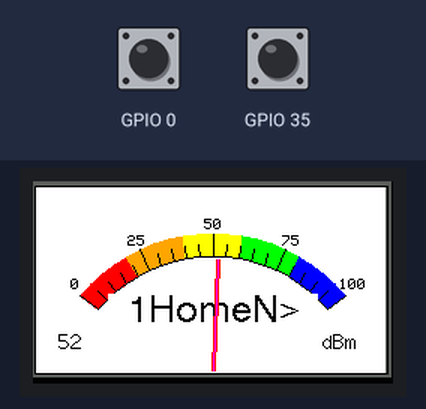
Recording of a sketch running on a simulated ESP32. Parts: 240×135 colour display. Inputs (shaded band) come from the test bench; at power-on: GPIO 35 HIGH, GPIO 0 HIGH. A WiFi scan finds three made-up networks; what the sketch prints to the serial monitor is not drawn.

Above: at 2.8 s.
2.9 s: GPIO 35 pulled LOW for 0.15 s
At 5.1 s:
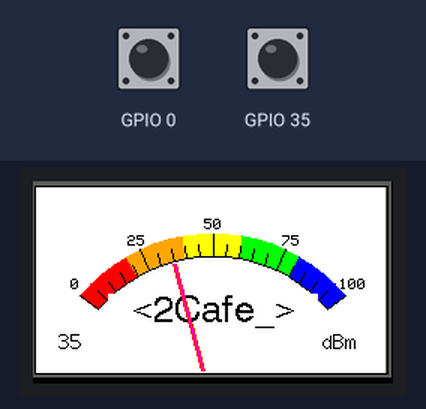
5.6 s: GPIO 35 pulled LOW for 0.15 s
At 6.5 s:
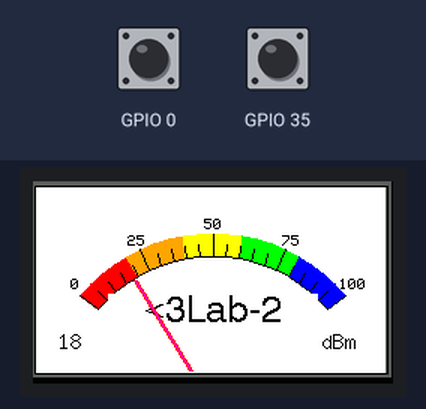
7.6 s: GPIO 0 pulled LOW for 0.15 s
At 9.2 s:
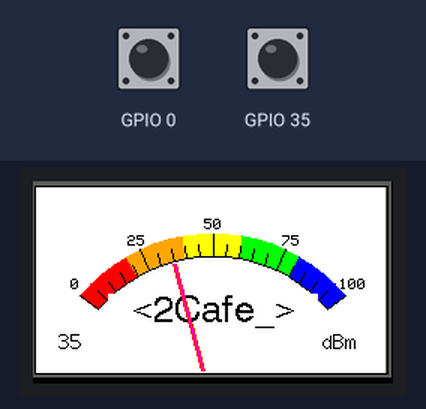
Timing chart, 0 to 10.7 s (numbered marks = the images above; inputs shaded):
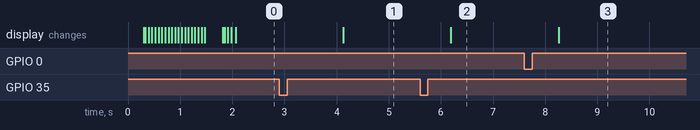

Measured:
- after the input at 2.9 s, the display: changes after 1.2 s (image 1)
- after the input at 5.6 s, the display: changes after 0.59 s (image 2)
- after the input at 7.6 s, the display: changes after 0.66 s (image 3)

The sketch:

WiFiNetworkAnalyzer.ino
```cpp
/*
This code is written by Devbrat Raghuvanshi for TTGO T-Display module.
libraries used apart from ESP32 board is given below.
https://github.com/Bodmer/TFT_eSPI // to controle onboard LCD display
https://github.com/LennartHennigs/Button2 // to controle onboard given button PIN 0 and PIN 35 as navigation

Note: I was faceing some issued with Button2 and wifi libraries so I used multithreading solve the problem.
*/

// Define meter size
#define M_SIZE 1
#include <TFT_eSPI.h> // Hardware-specific library
#include <SPI.h>
#include "WiFi.h"
#include "Button2.h";
Button2 buttonA = Button2(0);
Button2 buttonB = Button2(35);

TaskHandle_t TaskScan; //task1
TaskHandle_t TaskDisplay; // task2

typedef struct {
   byte  index;
   String ssid;
   int16_t  rssi;
} Network;
const byte networkCount = 10;
Network networks[networkCount];
bool isScanComplete = false;

String SSID_NAME= "";
int16_t SSID_Index= 0;
int16_t SSID_Count= 0;
int16_t Strenth = -100;

TFT_eSPI tft = TFT_eSPI();       // Invoke custom library

#define TFT_GREY 0x5AEB
#define TFT_ORANGE      0xFD20      /* 255, 165,   0 */
float ltx = 0;    // Saved x coord of bottom of needle
uint16_t osx = M_SIZE*120, osy = M_SIZE*120; // Saved x & y coords
uint32_t updateTime = 0;       // time for next update
int old_analog =  0; // Value last displayed


void setup(void) {

Serial.begin(115200); // For debug

/* Function to implement the task *//* Name of the task *//* Stack size in words *//* Task input parameter *//* Priority of the task *//* Task handle. *//* Core where the task should run */
xTaskCreatePinnedToCore(TaskScanNetwork,"Task1",10000,NULL, 0,&TaskScan,0);
xTaskCreatePinnedToCore(TaskDisplayNetwork,"Task2",10000,NULL,1,&TaskDisplay,1);

}


void TaskScanNetwork( void * parameter) {
  Serial.print("TaskScanNetwork running on core ");
  Serial.println(xPortGetCoreID());
  int n = 0;
  WiFi.mode(WIFI_STA);
  WiFi.disconnect();
  for(;;) {
     SSID_Count = WiFi.scanNetworks();
     isScanComplete = true;
     //Serial.print("SSID_Count");Serial.println(SSID_Count);

      if (SSID_Count <= 0) {
         SSID_NAME = "No Network";
         plotNeedle("",0, 0);
    } else {
      //update network data
      for(n = 0; n < networkCount ; n++  ){
        if(n < SSID_Count){
           networks[n].ssid =  WiFi.SSID(n);
           networks[n].rssi =  WiFi.RSSI(n);
         }else{
            networks[n].ssid =  "--";
            networks[n].rssi =  -100;
          }
        }
        WiFi.scanDelete();
        delay(50);
        updateNetworkInfo();

    }
  }
}

void TaskDisplayNetwork( void * parameter) {
  Serial.print("TaskDisplayNetwork running on core ");
  Serial.println(xPortGetCoreID());

  buttonA.setClickHandler(click);
  buttonB.setClickHandler(click);

  tft.init();
  tft.setRotation(1);
  tft.fillScreen(TFT_BLACK);

  initializeNetworks();
  //getNetworkInfo();
  analogMeter(); // Draw analogue meter
  displaySearching();

  for(;;) {
      buttonA.loop();
      buttonB.loop();
      //getNetworkInfo();
      delay(10);
    }
}

void loop() { }

void click(Button2& btn) {

    if (btn == buttonA) {
      if(SSID_Index > 0){
        SSID_Index = SSID_Index -1;
        }
      Serial.print("A clicked SSID_Index:");Serial.println(SSID_Index);

    } else if (btn == buttonB) {
      if(SSID_Index < networkCount-1){
        SSID_Index = SSID_Index +1;
        }
      Serial.print("B clicked SSID_Index:");Serial.println(SSID_Index);
    }
}

void updateNetworkInfo(){
        //update meter reading
      SSID_Index = SSID_Index >= SSID_Count ? SSID_Count-1:SSID_Index; // reset current index if out of range
      SSID_NAME = networks[SSID_Index].ssid.substring(0, 5);
      SSID_NAME = String(SSID_Index+1)+SSID_NAME;
      SSID_NAME = String(SSID_Index > 0 ? "<":"")+SSID_NAME;
      SSID_NAME = SSID_NAME + String(SSID_Index < SSID_Count-1 ? ">":"");
      Strenth = map(networks[SSID_Index].rssi,-100,0,0,100);
      plotNeedle(SSID_NAME,Strenth, 0);
}
void displaySearching(){
    //fancy code for 3 sec delay  :P
    int d = 0;
    int value[6] = {0, 0, 0, 0, 0, 0};
    SSID_NAME = "Scaning";
    while(!isScanComplete){
        d += 4; if (d >= 360) d = 0;
        value[0] = 50 + 50 * sin((d + 0) * 0.0174532925);
        plotNeedle(SSID_NAME,value[0], 0);
        delay(50);
      }
}
void initializeNetworks(){
  for(int nt = 0; nt < networkCount ; nt++  ){
    networks[nt].index = nt;
    networks[nt].ssid = "network"+String(nt);
    networks[nt].rssi = 0;
    }
  }

  void getNetworkInfo(){

    Serial.println("Networks:");
    Serial.println("=========================================");

    for(int nt = 0; nt < networkCount ; nt++  ){
        Serial.print("Index:");
        Serial.print(networks[nt].index);

        Serial.print("       SSID:");
        Serial.print(networks[nt].ssid);

        Serial.print("       RSSI:");
        Serial.print(networks[nt].rssi);
        Serial.println();
        delay(500);
      }
    Serial.println("=========================================");
  }


// #########################################################################
//  Draw the analogue meter on the screen
// #########################################################################
void analogMeter()
{

  // Meter outline
  tft.fillRect(0, 0, M_SIZE*239, M_SIZE*131, TFT_GREY);
  tft.fillRect(1, M_SIZE*3, M_SIZE*234, M_SIZE*125, TFT_WHITE);

  tft.setTextColor(TFT_BLACK);  // Text colour

  // Draw ticks every 5 degrees from -50 to +50 degrees (100 deg. FSD swing)
  for (int i = -50; i < 51; i += 5) {
    // Long scale tick length
    int tl = 15;

    // Coodinates of tick to draw
    float sx = cos((i - 90) * 0.0174532925);
    float sy = sin((i - 90) * 0.0174532925);
    uint16_t x0 = sx * (M_SIZE*100 + tl) + M_SIZE*120;
    uint16_t y0 = sy * (M_SIZE*100 + tl) + M_SIZE*150;
    uint16_t x1 = sx * M_SIZE*100 + M_SIZE*120;
    uint16_t y1 = sy * M_SIZE*100 + M_SIZE*150;

    // Coordinates of next tick for zone fill
    float sx2 = cos((i + 5 - 90) * 0.0174532925);
    float sy2 = sin((i + 5 - 90) * 0.0174532925);
    int x2 = sx2 * (M_SIZE*100 + tl) + M_SIZE*120;
    int y2 = sy2 * (M_SIZE*100 + tl) + M_SIZE*150;
    int x3 = sx2 * M_SIZE*100 + M_SIZE*120;
    int y3 = sy2 * M_SIZE*100 + M_SIZE*150;

     //Red zone limits
    if (i >= -50 && i < -30) {
      tft.fillTriangle(x0, y0, x1, y1, x2, y2, TFT_RED);
      tft.fillTriangle(x1, y1, x2, y2, x3, y3, TFT_RED);
    }
     //ORANGE zone limits
    if (i >= -30 && i < -10) {
      tft.fillTriangle(x0, y0, x1, y1, x2, y2, TFT_ORANGE);
      tft.fillTriangle(x1, y1, x2, y2, x3, y3, TFT_ORANGE);
    }

    // YELLOW zone limits
    if (i >=-10 && i < 10) {
      tft.fillTriangle(x0, y0, x1, y1, x2, y2, TFT_YELLOW);
      tft.fillTriangle(x1, y1, x2, y2, x3, y3, TFT_YELLOW);
    }

    // GREEN zone limits
    if (i >= 10 && i < 30) {
      tft.fillTriangle(x0, y0, x1, y1, x2, y2, TFT_GREEN);
      tft.fillTriangle(x1, y1, x2, y2, x3, y3, TFT_GREEN);
    }

    // BLUE zone limits
    if (i >= 30 && i < 50) {
      tft.fillTriangle(x0, y0, x1, y1, x2, y2, TFT_BLUE);
      tft.fillTriangle(x1, y1, x2, y2, x3, y3, TFT_BLUE);
    }
    // Short scale tick length
    if (i % 25 != 0) tl = 8;

    // Recalculate coords incase tick lenght changed
    x0 = sx * (M_SIZE*100 + tl) + M_SIZE*120;
    y0 = sy * (M_SIZE*100 + tl) + M_SIZE*150;
    x1 = sx * M_SIZE*100 + M_SIZE*120;
    y1 = sy * M_SIZE*100 + M_SIZE*150;

    // Draw tick
    tft.drawLine(x0, y0, x1, y1, TFT_BLACK);

    // Check if labels should be drawn, with position tweaks
    if (i % 25 == 0) {
      // Calculate label positions
      x0 = sx * (M_SIZE*100 + tl + 10) + M_SIZE*120;
      y0 = sy * (M_SIZE*100 + tl + 10) + M_SIZE*150;
      switch (i / 25) {
        case -2: tft.drawCentreString("0", x0+4, y0-4, 1); break;
        case -1: tft.drawCentreString("25", x0+2, y0, 1); break;
        case 0: tft.drawCentreString("50", x0, y0, 1); break;
        case 1: tft.drawCentreString("75", x0, y0, 1); break;
        case 2: tft.drawCentreString("100", x0-2, y0-4, 1); break;
      }
    }

    // Now draw the arc of the scale
    sx = cos((i + 5 - 90) * 0.0174532925);
    sy = sin((i + 5 - 90) * 0.0174532925);
    x0 = sx * M_SIZE*100 + M_SIZE*120;
    y0 = sy * M_SIZE*100 + M_SIZE*150;
    // Draw scale arc, don't draw the last part
    if (i < 50) tft.drawLine(x0, y0, x1, y1, TFT_BLACK);
  }

  tft.drawString("dBm", M_SIZE*(3 + 230 - 40), M_SIZE*(119 - 20), 2); // Units at bottom right
  tft.drawCentreString("Scaning", M_SIZE*120, M_SIZE*75, 4); // Comment out to avoid font 4
  tft.drawRect(1, M_SIZE*3, M_SIZE*236, M_SIZE*126, TFT_BLACK); // Draw bezel line
  plotNeedle("",0, 0); // Put meter needle at 0
}


// #########################################################################
// Update needle position
// This function is blocking while needle moves, time depends on ms_delay
// 10ms minimises needle flicker if text is drawn within needle sweep area
// Smaller values OK if text not in sweep area, zero for instant movement but
// does not look realistic... (note: 100 increments for full scale deflection)
// #########################################################################
void plotNeedle(String ssid, int value, byte ms_delay)
{
  tft.setTextColor(TFT_BLACK, TFT_WHITE);
  char buf[8]; dtostrf(value, 4, 0, buf);
  tft.drawRightString(buf, 33, M_SIZE*(119 - 20), 2);

  if (value < -10) value = -10; // Limit value to emulate needle end stops
  if (value > 110) value = 110;

  // Move the needle until new value reached
  while (!(value == old_analog)) {
    if (old_analog < value) old_analog++;
    else old_analog--;

    if (ms_delay == 0) old_analog = value; // Update immediately if delay is 0

    float sdeg = map(old_analog, -10, 110, -150, -30); // Map value to angle
    // Calculate tip of needle coords
    float sx = cos(sdeg * 0.0174532925);
    float sy = sin(sdeg * 0.0174532925);

    // Calculate x delta of needle start (does not start at pivot point)
    float tx = tan((sdeg + 90) * 0.0174532925);

    // Erase old needle image
    tft.drawLine(M_SIZE*(120 + 24 * ltx) - 1, M_SIZE*(150 - 24), osx - 1, osy, TFT_WHITE);
    tft.drawLine(M_SIZE*(120 + 24 * ltx), M_SIZE*(150 - 24), osx, osy, TFT_WHITE);
    tft.drawLine(M_SIZE*(120 + 24 * ltx) + 1, M_SIZE*(150 - 24), osx + 1, osy, TFT_WHITE);

    // Re-plot text under needle
    tft.setTextColor(TFT_BLACK, TFT_WHITE);
    tft.drawCentreString("                            ", M_SIZE*120, M_SIZE*75, 4);
    tft.drawCentreString(ssid, M_SIZE*120, M_SIZE*75, 4); // // Comment out to avoid font 4

    // Store new needle end coords for next erase
    ltx = tx;
    osx = M_SIZE*(sx * 98 + 120);
    osy = M_SIZE*(sy * 98 + 150);

    // Draw the needle in the new postion, magenta makes needle a bit bolder
    // draws 3 lines to thicken needle
    tft.drawLine(M_SIZE*(120 + 24 * ltx) - 1, M_SIZE*(150 - 24), osx - 1, osy, TFT_RED);
    tft.drawLine(M_SIZE*(120 + 24 * ltx), M_SIZE*(150 - 24), osx, osy, TFT_MAGENTA);
    tft.drawLine(M_SIZE*(120 + 24 * ltx) + 1, M_SIZE*(150 - 24), osx + 1, osy, TFT_RED);

    // Slow needle down slightly as it approaches new postion
    if (abs(old_analog - value) < 10) ms_delay += ms_delay / 5;

    // Wait before next update
    delay(ms_delay);
  }
}
```
